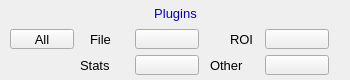
<?xml version="1.0" ?>
<ui version="4.0">
  <class>Dialog</class>
  <widget class="QWidget" name="screen">
    <property name="geometry">
      <rect>
        <x>141</x>
        <y>292</y>
        <width>350</width>
        <height>80</height>
      </rect>
    </property>
    <property name="styleSheet">
      <string notr="true">QWidget#screen {
  color: rgb(0, 0, 0);
  background-color: rgb(187, 187, 187);
  }</string>
    </property>
    <property name="windowTitle">
      <string>ADPlugins</string>
    </property>
    <widget class="QLabel" name="text">
      <property name="geometry">
        <rect>
          <x>122</x>
          <y>10</y>
          <width>1</width>
          <height>40</height>
        </rect>
      </property>
      <property name="text">
        <string/>
      </property>
      <property name="font" stdset="0">
        <font>
          <pointsize>10</pointsize>
        </font>
      </property>
      <property name="brush" stdset="0">
        <brush brushstyle="SolidPattern">
          <color alpha="255">
            <red>0</red>
            <green>0</green>
            <blue>0</blue>
          </color>
        </brush>
      </property>
      <property name="toolTip">
        <string>text</string>
      </property>
      <property name="alignment">
        <set>Qt::AlignLeading|Qt::AlignLeft|Qt::AlignVCenter</set>
      </property>
      <property name="styleSheet">
        <string notr="true">QLabel#text {
  color: rgb(0, 0, 0);
  }</string>
      </property>
    </widget>
    <widget class="PyDMDrawingRectangle" name="rectangle">
      <property name="geometry">
        <rect>
          <x>0</x>
          <y>0</y>
          <width>350</width>
          <height>80</height>
        </rect>
      </property>
      <property name="brush" stdset="0">
        <brush brushstyle="NoBrush">
          <color alpha="255">
            <red>0</red>
            <green>0</green>
            <blue>0</blue>
          </color>
        </brush>
      </property>
      <property name="penStyle" stdset="0">
        <enum>Qt::SolidLine</enum>
      </property>
      <property name="penColor" stdset="0">
        <color>
          <red>0</red>
          <green>0</green>
          <blue>0</blue>
        </color>
      </property>
      <property name="penWidth" stdset="0">
        <double>1</double>
      </property>
      <property name="penCapStyle" stdset="0">
        <enum>Qt::FlatCap</enum>
      </property>
      <property name="toolTip">
        <string>rectangle</string>
      </property>
    </widget>
    <widget class="PyDMDrawingRectangle" name="rectangle_1">
      <property name="geometry">
        <rect>
          <x>122</x>
          <y>2</y>
          <width>107</width>
          <height>21</height>
        </rect>
      </property>
      <property name="brush" stdset="0">
        <brush brushstyle="SolidPattern">
          <color alpha="255">
            <red>218</red>
            <green>218</green>
            <blue>218</blue>
          </color>
        </brush>
      </property>
      <property name="penStyle" stdset="0">
        <enum>Qt::SolidLine</enum>
      </property>
      <property name="penColor" stdset="0">
        <color>
          <red>218</red>
          <green>218</green>
          <blue>218</blue>
        </color>
      </property>
      <property name="penWidth" stdset="0">
        <double>0</double>
      </property>
      <property name="penCapStyle" stdset="0">
        <enum>Qt::FlatCap</enum>
      </property>
      <property name="toolTip">
        <string>rectangle_1</string>
      </property>
    </widget>
    <widget class="QLabel" name="text_1">
      <property name="geometry">
        <rect>
          <x>94</x>
          <y>3</y>
          <width>163</width>
          <height>20</height>
        </rect>
      </property>
      <property name="text">
        <string>Plugins</string>
      </property>
      <property name="font" stdset="0">
        <font>
          <pointsize>10</pointsize>
        </font>
      </property>
      <property name="brush" stdset="0">
        <brush brushstyle="SolidPattern">
          <color alpha="255">
            <red>10</red>
            <green>0</green>
            <blue>184</blue>
          </color>
        </brush>
      </property>
      <property name="toolTip">
        <string>text_1</string>
      </property>
      <property name="alignment">
        <set>Qt::AlignCenter</set>
      </property>
      <property name="styleSheet">
        <string notr="true">QLabel#text_1 {
  color: rgb(10, 0, 184);
  }</string>
      </property>
    </widget>
    <widget class="QLabel" name="text_2">
      <property name="geometry">
        <rect>
          <x>90</x>
          <y>29</y>
          <width>40</width>
          <height>20</height>
        </rect>
      </property>
      <property name="text">
        <string>File</string>
      </property>
      <property name="font" stdset="0">
        <font>
          <pointsize>10</pointsize>
        </font>
      </property>
      <property name="brush" stdset="0">
        <brush brushstyle="SolidPattern">
          <color alpha="255">
            <red>0</red>
            <green>0</green>
            <blue>0</blue>
          </color>
        </brush>
      </property>
      <property name="toolTip">
        <string>text_2</string>
      </property>
      <property name="alignment">
        <set>Qt::AlignLeading|Qt::AlignLeft|Qt::AlignVCenter</set>
      </property>
      <property name="styleSheet">
        <string notr="true">QLabel#text_2 {
  color: rgb(0, 0, 0);
  }</string>
      </property>
    </widget>
    <widget class="QLabel" name="text_3">
      <property name="geometry">
        <rect>
          <x>230</x>
          <y>29</y>
          <width>30</width>
          <height>20</height>
        </rect>
      </property>
      <property name="text">
        <string>ROI</string>
      </property>
      <property name="font" stdset="0">
        <font>
          <pointsize>10</pointsize>
        </font>
      </property>
      <property name="brush" stdset="0">
        <brush brushstyle="SolidPattern">
          <color alpha="255">
            <red>0</red>
            <green>0</green>
            <blue>0</blue>
          </color>
        </brush>
      </property>
      <property name="toolTip">
        <string>text_3</string>
      </property>
      <property name="alignment">
        <set>Qt::AlignLeading|Qt::AlignLeft|Qt::AlignVCenter</set>
      </property>
      <property name="styleSheet">
        <string notr="true">QLabel#text_3 {
  color: rgb(0, 0, 0);
  }</string>
      </property>
    </widget>
    <widget class="QLabel" name="text_4">
      <property name="geometry">
        <rect>
          <x>80</x>
          <y>55</y>
          <width>50</width>
          <height>20</height>
        </rect>
      </property>
      <property name="text">
        <string>Stats</string>
      </property>
      <property name="font" stdset="0">
        <font>
          <pointsize>10</pointsize>
        </font>
      </property>
      <property name="brush" stdset="0">
        <brush brushstyle="SolidPattern">
          <color alpha="255">
            <red>0</red>
            <green>0</green>
            <blue>0</blue>
          </color>
        </brush>
      </property>
      <property name="toolTip">
        <string>text_4</string>
      </property>
      <property name="alignment">
        <set>Qt::AlignLeading|Qt::AlignLeft|Qt::AlignVCenter</set>
      </property>
      <property name="styleSheet">
        <string notr="true">QLabel#text_4 {
  color: rgb(0, 0, 0);
  }</string>
      </property>
    </widget>
    <widget class="QLabel" name="text_5">
      <property name="geometry">
        <rect>
          <x>210</x>
          <y>55</y>
          <width>50</width>
          <height>20</height>
        </rect>
      </property>
      <property name="text">
        <string>Other</string>
      </property>
      <property name="font" stdset="0">
        <font>
          <pointsize>10</pointsize>
        </font>
      </property>
      <property name="brush" stdset="0">
        <brush brushstyle="SolidPattern">
          <color alpha="255">
            <red>0</red>
            <green>0</green>
            <blue>0</blue>
          </color>
        </brush>
      </property>
      <property name="toolTip">
        <string>text_5</string>
      </property>
      <property name="alignment">
        <set>Qt::AlignLeading|Qt::AlignLeft|Qt::AlignVCenter</set>
      </property>
      <property name="styleSheet">
        <string notr="true">QLabel#text_5 {
  color: rgb(0, 0, 0);
  }</string>
      </property>
    </widget>
    <widget class="PyDMRelatedDisplayButton" name="related_display">
      <property name="geometry">
        <rect>
          <x>135</x>
          <y>29</y>
          <width>64</width>
          <height>20</height>
        </rect>
      </property>
      <property name="showIcon" stdset="0">
        <bool>true</bool>
      </property>
      <property name="font" stdset="0">
        <font>
          <pointsize>10</pointsize>
        </font>
      </property>
      <property name="styleSheet">
        <string notr="true">PyDMRelatedDisplayButton#related_display {
  color: rgb(0, 0, 0);
  background-color: rgb(115, 223, 255);
  }</string>
      </property>
      <property name="titles" stdset="0">
        <stringlist>
          <string>netCDF file #1</string>
          <string>TIFF file #1</string>
          <string>JPEG file #1</string>
          <string>NeXus file #1</string>
          <string>Magick file #1</string>
          <string>HDF5 file #1</string>
          <string>Null file #1</string>
        </stringlist>
      </property>
      <property name="filenames" stdset="0">
        <stringlist>
          <string>NetCDFPlugin_V25.ui</string>
          <string>TIFFPlugin_V25.ui</string>
          <string>JPEGPlugin_V25.ui</string>
          <string>NexusPlugin_V25.ui</string>
          <string>MagickPlugin_V25.ui</string>
          <string>HDF5Plugin_V25.ui</string>
          <string>NullPlugin_V25.ui</string>
        </stringlist>
      </property>
      <property name="macros" stdset="0">
        <stringlist>
          <string>P=${P}, R=netCDF1:, EXT=nc</string>
          <string>P=${P}, R=TIFF1:, EXT=tif</string>
          <string>P=${P}, R=JPEG1:, EXT=jpg</string>
          <string>P=${P}, R=Nexus1:, EXT=h5</string>
          <string>P=${P}, R=Magick1:, EXT=tif</string>
          <string>P=${P}, R=HDF1:, EXT=h5</string>
          <string>P=${P}, R=Null1:, EXT=null</string>
        </stringlist>
      </property>
      <property name="openInNewWindow" stdset="0">
        <bool>true</bool>
      </property>
    </widget>
    <widget class="PyDMRelatedDisplayButton" name="related_display_1">
      <property name="geometry">
        <rect>
          <x>135</x>
          <y>55</y>
          <width>64</width>
          <height>20</height>
        </rect>
      </property>
      <property name="showIcon" stdset="0">
        <bool>true</bool>
      </property>
      <property name="font" stdset="0">
        <font>
          <pointsize>10</pointsize>
        </font>
      </property>
      <property name="styleSheet">
        <string notr="true">PyDMRelatedDisplayButton#related_display_1 {
  color: rgb(0, 0, 0);
  background-color: rgb(115, 223, 255);
  }</string>
      </property>
      <property name="titles" stdset="0">
        <stringlist>
          <string>Statistics #1</string>
          <string>Statistics #2</string>
          <string>Statistics #3</string>
          <string>Statistics #4</string>
          <string>Statistics #5</string>
          <string>Statistics 1-5</string>
        </stringlist>
      </property>
      <property name="filenames" stdset="0">
        <stringlist>
          <string>StatsPlugin_V25.ui</string>
          <string>StatsPlugin_V25.ui</string>
          <string>StatsPlugin_V25.ui</string>
          <string>StatsPlugin_V25.ui</string>
          <string>StatsPlugin_V25.ui</string>
          <string>Stats5_V25.ui</string>
        </stringlist>
      </property>
      <property name="macros" stdset="0">
        <stringlist>
          <string>P=${P}, R=Stats1:</string>
          <string>P=${P}, R=Stats2:</string>
          <string>P=${P}, R=Stats3:</string>
          <string>P=${P}, R=Stats4:</string>
          <string>P=${P}, R=Stats5:</string>
          <string>P=${P}, R1=Stats1:,R2=Stats2:,R3=Stats3:,R4=Stats4:,R5=Stats5:</string>
        </stringlist>
      </property>
      <property name="openInNewWindow" stdset="0">
        <bool>true</bool>
      </property>
    </widget>
    <widget class="PyDMRelatedDisplayButton" name="related_display_2">
      <property name="geometry">
        <rect>
          <x>265</x>
          <y>29</y>
          <width>64</width>
          <height>20</height>
        </rect>
      </property>
      <property name="showIcon" stdset="0">
        <bool>true</bool>
      </property>
      <property name="font" stdset="0">
        <font>
          <pointsize>10</pointsize>
        </font>
      </property>
      <property name="styleSheet">
        <string notr="true">PyDMRelatedDisplayButton#related_display_2 {
  color: rgb(0, 0, 0);
  background-color: rgb(115, 223, 255);
  }</string>
      </property>
      <property name="titles" stdset="0">
        <stringlist>
          <string>ROI #1</string>
          <string>ROI #2</string>
          <string>ROI #3</string>
          <string>ROI #4</string>
          <string>ROI 1-4 combined</string>
        </stringlist>
      </property>
      <property name="filenames" stdset="0">
        <stringlist>
          <string>ROIPlugin_V25.ui</string>
          <string>ROIPlugin_V25.ui</string>
          <string>ROIPlugin_V25.ui</string>
          <string>ROIPlugin_V25.ui</string>
          <string>ROI4_V25.ui</string>
        </stringlist>
      </property>
      <property name="macros" stdset="0">
        <stringlist>
          <string>P=${P}, R=ROI1:</string>
          <string>P=${P}, R=ROI2:</string>
          <string>P=${P}, R=ROI3:</string>
          <string>P=${P}, R=ROI4:</string>
          <string>P=${P}, R1=ROI1:,R2=ROI2:, R3=ROI3:,R4=ROI4:</string>
        </stringlist>
      </property>
      <property name="openInNewWindow" stdset="0">
        <bool>true</bool>
      </property>
    </widget>
    <widget class="PyDMRelatedDisplayButton" name="related_display_3">
      <property name="geometry">
        <rect>
          <x>265</x>
          <y>55</y>
          <width>64</width>
          <height>20</height>
        </rect>
      </property>
      <property name="showIcon" stdset="0">
        <bool>true</bool>
      </property>
      <property name="font" stdset="0">
        <font>
          <pointsize>10</pointsize>
        </font>
      </property>
      <property name="styleSheet">
        <string notr="true">PyDMRelatedDisplayButton#related_display_3 {
  color: rgb(0, 0, 0);
  background-color: rgb(115, 223, 255);
  }</string>
      </property>
      <property name="titles" stdset="0">
        <stringlist>
          <string>Image #1</string>
          <string>Image #2</string>
          <string>Process #1</string>
          <string>Transform #1</string>
          <string>Color convert #1</string>
          <string>Color convert #2</string>
          <string>Overlay #1</string>
          <string>Overlays 1-8</string>
          <string>Circular buffer #1</string>
          <string>ROI Statistics #1</string>
          <string>Attribute #1</string>
          <string>FFT #1</string>
          <string>Scan #1</string>
          <string>Acquire Sequence</string>
          <string>devIocStats</string>
          <string>Pva</string>
        </stringlist>
      </property>
      <property name="filenames" stdset="0">
        <stringlist>
          <string>ImagePlugin_V25.ui</string>
          <string>ImagePlugin_V25.ui</string>
          <string>ProcessPlugin_V25.ui</string>
          <string>TransformPlugin_V25.ui</string>
          <string>ColorConvertPlugin_V25.ui</string>
          <string>ColorConvertPlugin_V25.ui</string>
          <string>OverlayPlugin_V25.ui</string>
          <string>Overlay8_V25.ui</string>
          <string>CircularBuffPlugin_V25.ui</string>
          <string>ROIStatPlugin_V25.ui</string>
          <string>AttributePlugin_V25.ui</string>
          <string>FFTPlugin_V25.ui</string>
          <string>scan_more.ui</string>
          <string>yySseq.ui</string>
          <string>ioc_stats_soft.ui</string>
          <string>PvaPlugin_V25.ui</string>
        </stringlist>
      </property>
      <property name="macros" stdset="0">
        <stringlist>
          <string>P=${P}, R=image1:</string>
          <string>P=${P}, R=image2:</string>
          <string>P=${P}, R=Proc1:</string>
          <string>P=${P}, R=Trans1:</string>
          <string>P=${P}, R=CC1:</string>
          <string>P=${P}, R=CC2:</string>
          <string>P=${P}, R=Over1:</string>
          <string>P=${P}, R=Over1:,O1=Over1:1:,O2=Over1:2:,O3=Over1:3:,O4=Over1:4:,O5=Over1:5:,O6=Over1:6:,O7=Over1:7:,O8=Over1:8:</string>
          <string>P=${P}, R=CB1:</string>
          <string>P=${P}, R=ROIStat1:</string>
          <string>P=${P}, R=Attr1:</string>
          <string>P=${P}, R=FFT1:</string>
          <string>P=${P}, S=scan1, N=1</string>
          <string>P=${P}, S=AcquireSequence</string>
          <string>ioc=${P}</string>
          <string>P=${P}, R=Pva1:</string>
        </stringlist>
      </property>
      <property name="openInNewWindow" stdset="0">
        <bool>true</bool>
      </property>
    </widget>
    <widget class="PyDMRelatedDisplayButton" name="related_display_4">
      <property name="geometry">
        <rect>
          <x>10</x>
          <y>29</y>
          <width>64</width>
          <height>20</height>
        </rect>
      </property>
      <property name="toolTip">
        <string>All</string>
      </property>
      <property name="text">
        <string>All</string>
      </property>
      <property name="showIcon" stdset="0">
        <bool>false</bool>
      </property>
      <property name="font" stdset="0">
        <font>
          <pointsize>10</pointsize>
        </font>
      </property>
      <property name="styleSheet">
        <string notr="true">PyDMRelatedDisplayButton#related_display_4 {
  color: rgb(0, 0, 0);
  background-color: rgb(115, 223, 255);
  }</string>
      </property>
      <property name="titles" stdset="0">
        <stringlist>
          <string>Common plugins</string>
        </stringlist>
      </property>
      <property name="filenames" stdset="0">
        <stringlist>
          <string>CommonPlugins_V25.ui</string>
        </stringlist>
      </property>
      <property name="macros" stdset="0">
        <stringlist>
          <string>P=${P}</string>
        </stringlist>
      </property>
      <property name="openInNewWindow" stdset="0">
        <bool>true</bool>
      </property>
    </widget>
  </widget>
  <customwidgets>
    <customwidget>
      <class>PyDMLabel</class>
      <extends>QLabel</extends>
      <header>pydm.widgets.label</header>
    </customwidget>
    <customwidget>
      <class>PyDMDrawingRectangle</class>
      <extends>QWidget</extends>
      <header>pydm.widgets.drawing</header>
    </customwidget>
    <customwidget>
      <class>PyDMRelatedDisplayButton</class>
      <extends>QPushButton</extends>
      <header>pydm.widgets.related_display_button</header>
    </customwidget>
  </customwidgets>
</ui>
